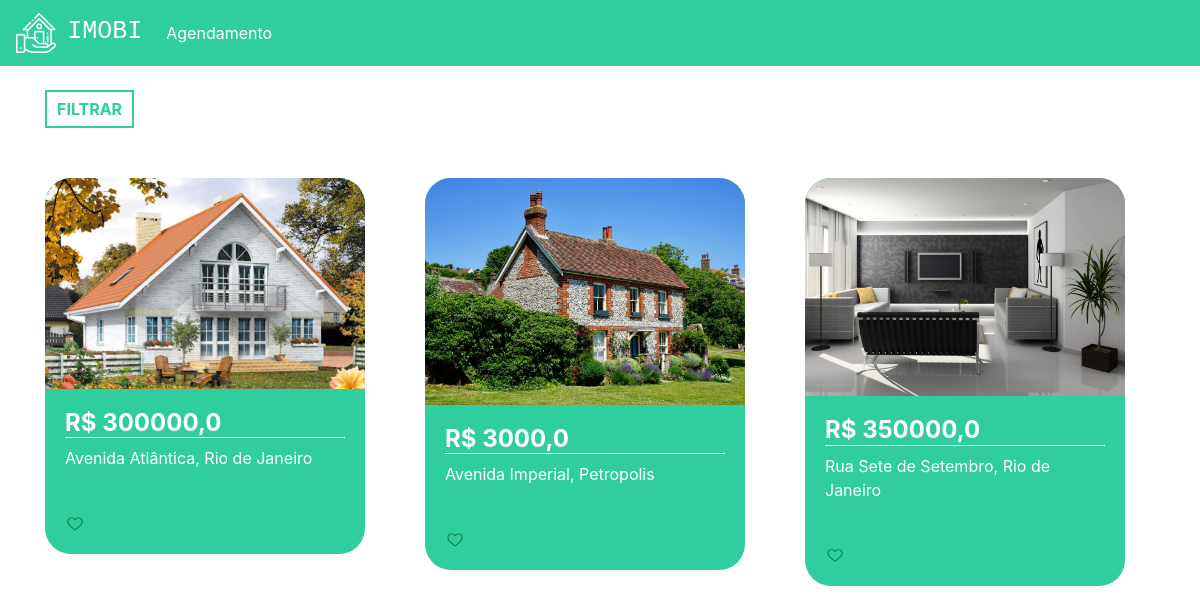
The app's page / (signed in) with its own data.
### plataforma/models.py (models this page shows, shortened)
class Imovei(models.Model):
    choices = (('V', 'Venda'),('A', 'Aluguel'))
    choices_imovel = (('A', 'Apartamento'),('C', 'Casa'))
    imagens = models.ManyToManyField(Imagem)
    valor = models.FloatField()
    quartos = models.IntegerField()
    tamanho = models.FloatField()
    cidade = models.ForeignKey(Cidade, on_delete=models.DO_NOTHING)
    rua = models.CharField(max_length=50)
    tipo = models.CharField(max_length=1, choices=choices)
    tipo_imovel = models.CharField(max_length=1, choices=choices_imovel)
    numero = models.IntegerField()
    descricao = models.TextField()
    dias_visita = models.ManyToManyField(DiasVisita)
    horarios = models.ManyToManyField(Horario)

class Imagem(models.Model):
    img = models.ImageField(upload_to='img')

class Cidade(models.Model):
    nome = models.CharField(max_length=30)
    def __str__(self) -> str:
        return self.nome

### plataforma/views.py (the view)
# urls.py: 2. Add a URL to urlpatterns:  path('', views.home, name='home')
@login_required(login_url='/auth/logar/')
def home(request):
    preco_minimo = request.GET.get('preco_minimo')
    preco_maximo = request.GET.get('preco_maximo')
    cidade = request.GET.get('cidade')
    tipo = request.GET.getlist('tipo')
    cidades = Cidade.objects.all()
    if preco_minimo or preco_maximo or cidade or tipo:
        if not preco_minimo:
            preco_minimo = 0
        if not preco_maximo:
            preco_maximo = 999999999
        if not tipo:
            tipo = ['A', 'C']
        imoveis = Imovei.objects.filter(valor__gte=preco_minimo)\
        .filter(valor__lte=preco_maximo)\
        .filter(tipo_imovel__in=tipo).filter(cidade=cidade)
    else:
        imoveis = Imovei.objects.all()
    return render(request, 'home.html', {'imoveis': imoveis, 'cidades': cidades})

### plataforma/templates/home.html (shortened to what this page needs)
{% extends 'base.html' %}
{% load static %}
{% block 'head' %}
<link rel="stylesheet" href="{% static 'plataforma/css/home.css' %}">
{% endblock  %}
{% block 'body' %}
<div class="container">
    <br>
    <button type="button" class="btn_filtrar" data-toggle="modal"
	    data-target="#exampleModal">
    FILTRAR
  </button>
  <div class="row">
    {% for imovel in imoveis %}
        <div class="col-md cont">
          <div class="card_imovel">
            <a class="a_none" href="{% url 'imovel' imovel.id %}">
            <img class="img_capa_imovel" src="{{imovel.imagens.all.0.img.url}}">
            <div class="informacoes_imoveis">
              <h4 class="valor">R$ {{imovel.valor}}</h4>
              <p>{{imovel.rua}}, {{imovel.cidade}}</p>
              <br>
              <img width="7%" src="{% static 'plataforma/img/heart.png' %}">
            </div>
        </a>
          </div>
        </div>
    {% endfor %}
  </div>
</div>
{% endblock %}

### templates/base.html (shortened to what this page needs)
{% load static %}
<!doctype html>
<html lang="pt-BR">
<head>
{% block 'head' %}{% endblock %}
<link rel="stylesheet" href="https://cdn.jsdelivr.net/npm/bootstrap@4.6.1/dist/css/bootstrap.min.css" sha384-zCbKRCUGaJDkqS1kPbPd7TveP5iyJE0EjAuZQTgFLD2ylzuqKfdKlfG/eSrtxUkn">
</head>
<body>
    {% if user.is_authenticated %}
      <nav class="navbar navbar-expand-lg navbar-dark bg_navbar">
        <a class="navbar-brand" href="{% url 'home' %}">
					<img width="40" src="{% static 'autenticacao/img/logo.png' %}">
							&nbsp<h3 class="font_logo">IMOBI</h3></a>
        <div class="collapse navbar-collapse" id="navbarNav">
          <ul class="navbar-nav">
            <li class="nav-item active">
              <a class="nav-link" href="{% url 'agendamentos' %}">Agendamento</a>
            </li>
          </ul>
        </div>
      </nav>
    {% endif %}
{% block 'body' %}{% endblock %}
</body>
</html>

### templates/static/plataforma/css/home.css (style rules this page uses)
.bg_navbar { background-color: #30CD9E; }
.font_logo { font-family: 'Courier New', Courier, monospace; font-size: 25px; display: inline; }
.card_imovel { background-color: #30CD9E; width: 20rem; margin-top: 50px; border-radius: 26px; }
.img_capa_imovel { width: 100%; border-top-left-radius: 26px; border-top-right-radius: 26px; }
.informacoes_imoveis { padding: 20px; color: white; }
.valor { font-weight: bold; border-bottom: 1px solid white; }
.btn_filtrar { border: none; background-color: transparent; border: 2px solid #30CD9E; color: #30CD9E; padding: 5px 10px 5px 10px; font-weight: bold; }
.a_none { color: white; }

### records on screen
Imovei: imagens.all.0.img (picture), valor "300000,0", rua "Avenida Atlântica", cidade "Rio de Janeiro"
Imovei: imagens.all.0.img (picture), valor "3000,0", rua "Avenida Imperial", cidade "Petropolis"
Imovei: imagens.all.0.img (picture), valor "350000,0", rua "Rua Sete de Setembro", cidade "Rio de Janeiro"
